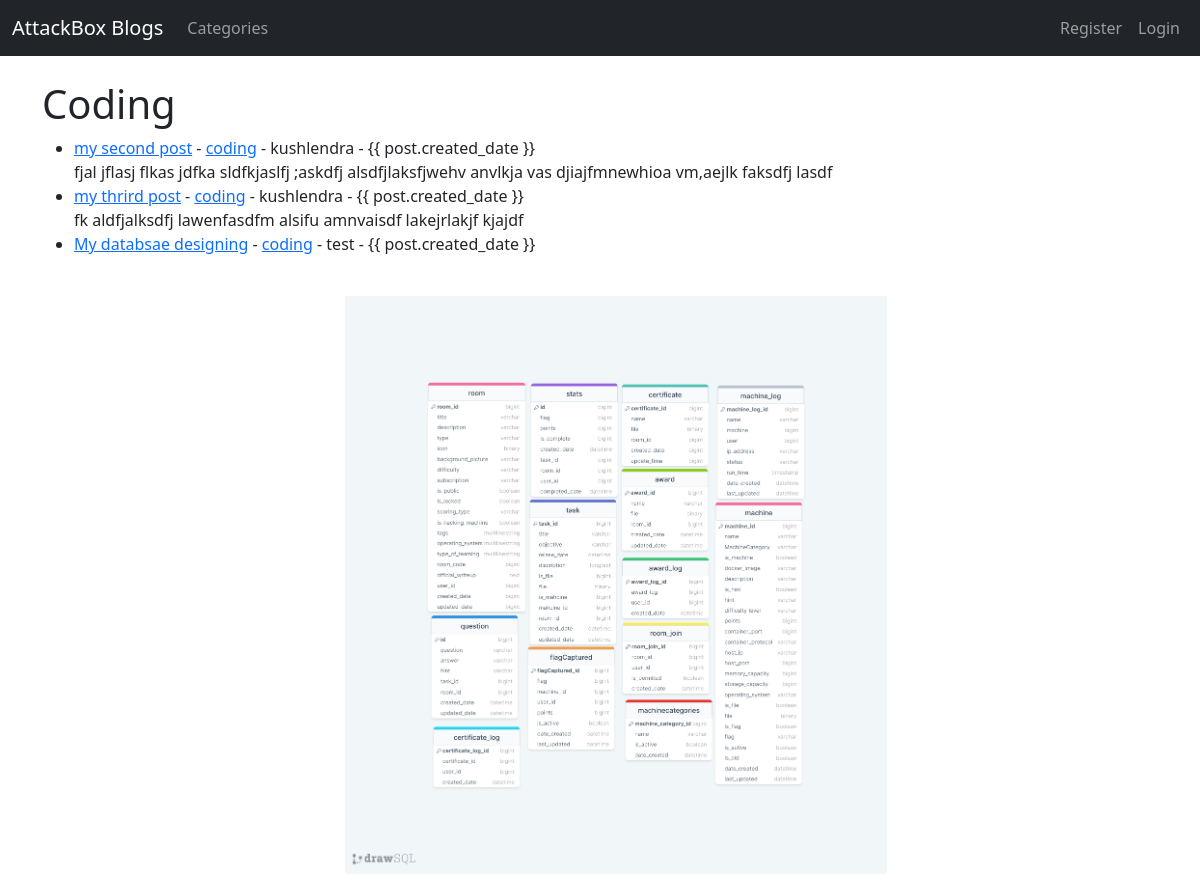
/category/coding/, run on the app's committed database.
### theblog/models.py (models this page shows, shortened)
class Post(models.Model):
    title = models.CharField(max_length=255)
    header_image = models.ImageField(null=True, blank=True, upload_to="images/")
    author = models.ForeignKey(User, on_delete=models.CASCADE)
    category = models.CharField(max_length=255)
    snippet = models.CharField(max_length=255)
    body = models.TextField()
    created_date = models.DateTimeField(auto_now_add=True)
    likes = models.ManyToManyField(User, related_name='blog_posts')

### theblog/views.py (the view)
# urls.py: path("category/<str:cats>/", CategoryView, name="category"),
def CategoryView(request, cats):
    category_posts = Post.objects.filter(category=cats.replace('-', ' '))
    return render(request, 'categories.html', {'cats': cats.title().replace('-', ' '), 'category_posts': category_posts})

### theblog/templates/categories.html (shortened to what this page needs)
{% extends 'base.html' %}
{% block content %}
<h1>{{ cats }}</h1>
<ul>
    {% for post in category_posts %}
    <li>
        <a href="{% url 'article-detail' post.pk %}">{{ post.title }}</a> - <a href="{% url 'category' post.category|slugify %}">{{ post.category }}</a> - {{ post.author }} - {{
        post.created_date }}
        <br>
        {{ post.body|truncatewords:15|safe }}
    </li>
    {% endfor %}
{% endblock content %}

### theblog/templates/base.html (shortened to what this page needs)
<!doctype html>
<html lang="en">
<head>
    <link href="https://cdn.jsdelivr.net/npm/bootstrap@5.3.0/dist/css/bootstrap.min.css" rel="stylesheet"
>
</head>
<body>
    <nav class="navbar navbar-expand-lg  navbar-dark bg-dark">
        <div class="container-fluid">
            <a class="navbar-brand" href="{% url 'home' %}">AttackBox Blogs</a>
            <div class="collapse navbar-collapse" id="navbarSupportedContent">
                <ul class="navbar-nav me-auto mb-2 mb-lg-0">
                    {% if cat_menu %}
                    <li class="nav-item dropdown">
                        <a class="nav-link dropdown-toggle" href="#" role="button" data-bs-toggle="dropdown" aria-expanded="false">
                            Categories
                        </a>
                        <ul class="dropdown-menu">
                            {% for cat in cat_menu %}
                            <li><a class="dropdown-item" href="{% url 'category' cat|slugify %}">{{ cat }}</a></li>
                            {% endfor %}
                        </ul>
                    </li>
                    {% else %}
                    <li class="nav-item">
                        <a class="nav-link" href="{% url 'category-list' %}">Categories</a>
                    </li>
                    {% endif %}
                </ul>
                <ul class="navbar-nav ml-auto">
                    {% if user.is_authenticated %}
                    <li class="nav-item dropdown">
                        <a class="nav-link dropdown-toggle" href="#" role="button" data-bs-toggle="dropdown" aria-expanded="false">
                            {{ user.username }}
                        </a>
                        <ul class="dropdown-menu dropdown-menu-end">
                            {% if user.profile.id %}
                            <li><a class="dropdown-item" href="{% url 'show_profile_page' user.profile.id %}">Profile Page</a></li>
                            <li><a class="dropdown-item" href="{% url 'edit_profile_page' user.profile.id %}">Edit Profile</a></li>
                            {% else %}
                            <li><a class="dropdown-item" href="{% url 'create_profile_page' %}">Create Profile</a></li>
                            {% endif %}
                            <li><a class="dropdown-item" href="{% url 'edit_profile' %}">Edit Setting</a></li>
                            <li><a class="dropdown-item" href="{% url 'change-password' %}">Change Password</a></li>
                            <li><a class="dropdown-item" href="{% url 'logout' %}">Logout</a></li>
                        </ul>
                    </li>
                    {% else %}
                    <li class="nav-item">
                        <a class="nav-link" href="{% url 'register' %}">Register</a>
                    </li>
                    <li class="nav-item">
                        <a class="nav-link" href="{% url 'login' %}">Login</a>
                    </li>
                    {% endif %}
                </ul>
            </div>
        </div>
    </nav>
    <br>
    <div class="container">
        {% block content %}
        {% endblock content %}
</body>
</html>

### data on the page
Post: title "my second post", category "coding", author "kushlendra", body "fjal jflasj flkas jdfka sldfkjaslfj ;askdfj alsdfjlaksfjwehv anvlkja vas djiajfmnewhioa vm,aejlk faksdfj lasdf"
Post: title "my thrird post", category "coding", author "kushlendra", body "fk aldfjalksdfj lawenfasdfm alsifu amnvaisdf lakejrlakjf kjajdf"
Post: title "My databsae designing", category "coding", author "test", body (picture)

### other printed values
{{ cats }} "Coding"
